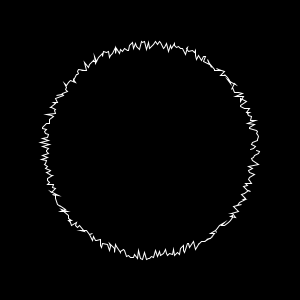
Frame 1 (no input)
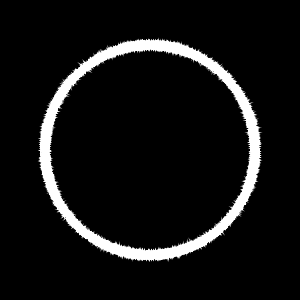
Frame 60 (the mouse pressed at the canvas centre just before this capture)
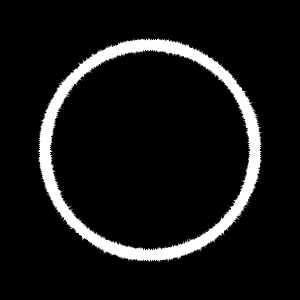
Frame 120 (the mouse held since frame 60 and released just before this capture)

The Processing sketch that drew these frames (run headless with seeded random() and noise(); from frame 60 on, the mouse is pressed at the canvas centre):

// Processing sketch: SharpyCircle
// ── SharpyCircle.pde
void setup() {
  size(300, 300);
  background(0);
  frameRate(10); // Set little frame rate ro decrase animation speed
}

void draw() {
  clear();
  translate(150, 150);
  noFill();
  stroke(255);
  beginShape();
  float r = 100;
  for (float i = 0; i <= TWO_PI; i += PI/180) {
    float x = (r + random(10)) * cos(i); 
    float y = (r + random(10)) * sin(i);
    vertex(x, y);
  }
  endShape();
}
